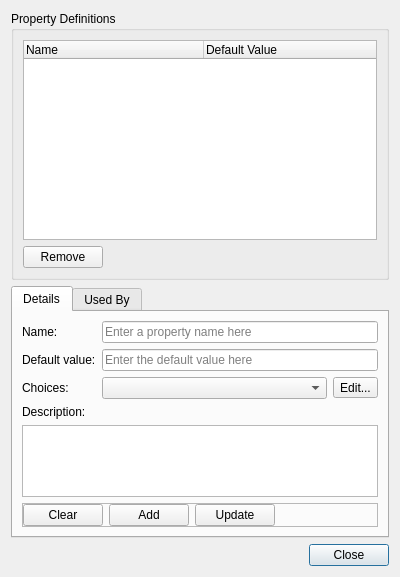
<?xml version="1.0" encoding="UTF-8"?>
<ui version="4.0">
 <class>PropertyDefinitionsDialog</class>
 <widget class="QDialog" name="PropertyDefinitionsDialog">
  <property name="geometry">
   <rect>
    <x>0</x>
    <y>0</y>
    <width>400</width>
    <height>567</height>
   </rect>
  </property>
  <property name="windowTitle">
   <string>Property Definitions</string>
  </property>
  <layout class="QVBoxLayout" name="verticalLayout_2">
   <item>
    <widget class="QGroupBox" name="groupBox">
     <property name="title">
      <string>Property Definitions</string>
     </property>
     <layout class="QVBoxLayout" name="verticalLayout">
      <item>
       <widget class="QTreeWidget" name="definitionsList">
        <property name="minimumSize">
         <size>
          <width>0</width>
          <height>200</height>
         </size>
        </property>
        <property name="selectionMode">
         <enum>QAbstractItemView::SingleSelection</enum>
        </property>
        <property name="selectionBehavior">
         <enum>QAbstractItemView::SelectRows</enum>
        </property>
        <property name="indentation">
         <number>0</number>
        </property>
        <attribute name="headerDefaultSectionSize">
         <number>180</number>
        </attribute>
        <column>
         <property name="text">
          <string>Name</string>
         </property>
        </column>
        <column>
         <property name="text">
          <string>Default Value</string>
         </property>
        </column>
       </widget>
      </item>
      <item>
       <widget class="QFrame" name="frame">
        <property name="frameShape">
         <enum>QFrame::NoFrame</enum>
        </property>
        <property name="frameShadow">
         <enum>QFrame::Raised</enum>
        </property>
        <layout class="QHBoxLayout" name="horizontalLayout">
         <property name="leftMargin">
          <number>0</number>
         </property>
         <property name="topMargin">
          <number>0</number>
         </property>
         <property name="rightMargin">
          <number>0</number>
         </property>
         <property name="bottomMargin">
          <number>0</number>
         </property>
         <item>
          <widget class="QPushButton" name="removeDefButton">
           <property name="text">
            <string>Remove</string>
           </property>
           <property name="autoDefault">
            <bool>false</bool>
           </property>
          </widget>
         </item>
         <item>
          <spacer name="horizontalSpacer">
           <property name="orientation">
            <enum>Qt::Horizontal</enum>
           </property>
           <property name="sizeHint" stdset="0">
            <size>
             <width>40</width>
             <height>20</height>
            </size>
           </property>
          </spacer>
         </item>
        </layout>
       </widget>
      </item>
     </layout>
    </widget>
   </item>
   <item>
    <widget class="QTabWidget" name="tabWidget_2">
     <property name="currentIndex">
      <number>0</number>
     </property>
     <widget class="QWidget" name="tab1">
      <attribute name="title">
       <string>Details</string>
      </attribute>
      <layout class="QFormLayout" name="formLayout">
       <property name="fieldGrowthPolicy">
        <enum>QFormLayout::AllNonFixedFieldsGrow</enum>
       </property>
       <item row="0" column="0">
        <widget class="QLabel" name="label">
         <property name="text">
          <string>Name:</string>
         </property>
        </widget>
       </item>
       <item row="0" column="1">
        <widget class="QLineEdit" name="defNameEdit">
         <property name="placeholderText">
          <string>Enter a property name here</string>
         </property>
        </widget>
       </item>
       <item row="1" column="0">
        <widget class="QLabel" name="label_2">
         <property name="text">
          <string>Default value:</string>
         </property>
        </widget>
       </item>
       <item row="1" column="1">
        <widget class="QLineEdit" name="defDefaultEdit">
         <property name="placeholderText">
          <string>Enter the default value here</string>
         </property>
        </widget>
       </item>
       <item row="4" column="0">
        <widget class="QLabel" name="label_3">
         <property name="text">
          <string>Description:</string>
         </property>
        </widget>
       </item>
       <item row="6" column="0" colspan="2">
        <widget class="QFrame" name="frame_2">
         <property name="minimumSize">
          <size>
           <width>0</width>
           <height>0</height>
          </size>
         </property>
         <property name="frameShape">
          <enum>QFrame::StyledPanel</enum>
         </property>
         <property name="frameShadow">
          <enum>QFrame::Raised</enum>
         </property>
         <layout class="QHBoxLayout" name="horizontalLayout_2">
          <property name="leftMargin">
           <number>0</number>
          </property>
          <property name="topMargin">
           <number>0</number>
          </property>
          <property name="rightMargin">
           <number>0</number>
          </property>
          <property name="bottomMargin">
           <number>0</number>
          </property>
          <item>
           <widget class="QPushButton" name="clearDefButton">
            <property name="text">
             <string>Clear</string>
            </property>
            <property name="autoDefault">
             <bool>false</bool>
            </property>
           </widget>
          </item>
          <item>
           <widget class="QPushButton" name="addDefButton">
            <property name="text">
             <string>Add</string>
            </property>
            <property name="autoDefault">
             <bool>false</bool>
            </property>
           </widget>
          </item>
          <item>
           <widget class="QPushButton" name="updateDefButton">
            <property name="text">
             <string>Update</string>
            </property>
            <property name="autoDefault">
             <bool>false</bool>
            </property>
           </widget>
          </item>
          <item>
           <spacer name="horizontalSpacer_2">
            <property name="orientation">
             <enum>Qt::Horizontal</enum>
            </property>
            <property name="sizeHint" stdset="0">
             <size>
              <width>40</width>
              <height>20</height>
             </size>
            </property>
           </spacer>
          </item>
         </layout>
        </widget>
       </item>
       <item row="5" column="0" colspan="2">
        <widget class="QPlainTextEdit" name="defDescEdit">
         <property name="maximumSize">
          <size>
           <width>16777215</width>
           <height>72</height>
          </size>
         </property>
         <property name="tabChangesFocus">
          <bool>true</bool>
         </property>
        </widget>
       </item>
       <item row="2" column="0">
        <widget class="QLabel" name="label_4">
         <property name="text">
          <string>Choices:</string>
         </property>
        </widget>
       </item>
       <item row="2" column="1">
        <layout class="QHBoxLayout" name="horizontalLayout_3">
         <item>
          <widget class="QComboBox" name="enumCombo"/>
         </item>
         <item>
          <widget class="QToolButton" name="enumEdit">
           <property name="text">
            <string>Edit...</string>
           </property>
          </widget>
         </item>
        </layout>
       </item>
      </layout>
     </widget>
     <widget class="QWidget" name="tab2">
      <attribute name="title">
       <string>Used By</string>
      </attribute>
      <layout class="QVBoxLayout" name="verticalLayout_3">
       <item>
        <widget class="QTreeView" name="usageView"/>
       </item>
      </layout>
     </widget>
    </widget>
   </item>
   <item>
    <widget class="QDialogButtonBox" name="buttonBox">
     <property name="orientation">
      <enum>Qt::Horizontal</enum>
     </property>
     <property name="standardButtons">
      <set>QDialogButtonBox::Close</set>
     </property>
    </widget>
   </item>
  </layout>
 </widget>
 <tabstops>
  <tabstop>buttonBox</tabstop>
  <tabstop>definitionsList</tabstop>
  <tabstop>removeDefButton</tabstop>
  <tabstop>tabWidget_2</tabstop>
  <tabstop>defNameEdit</tabstop>
  <tabstop>defDefaultEdit</tabstop>
  <tabstop>defDescEdit</tabstop>
  <tabstop>clearDefButton</tabstop>
  <tabstop>addDefButton</tabstop>
  <tabstop>updateDefButton</tabstop>
  <tabstop>usageView</tabstop>
 </tabstops>
 <resources/>
 <connections>
  <connection>
   <sender>buttonBox</sender>
   <signal>accepted()</signal>
   <receiver>PropertyDefinitionsDialog</receiver>
   <slot>accept()</slot>
   <hints>
    <hint type="sourcelabel">
     <x>248</x>
     <y>254</y>
    </hint>
    <hint type="destinationlabel">
     <x>157</x>
     <y>274</y>
    </hint>
   </hints>
  </connection>
  <connection>
   <sender>buttonBox</sender>
   <signal>rejected()</signal>
   <receiver>PropertyDefinitionsDialog</receiver>
   <slot>reject()</slot>
   <hints>
    <hint type="sourcelabel">
     <x>316</x>
     <y>260</y>
    </hint>
    <hint type="destinationlabel">
     <x>286</x>
     <y>274</y>
    </hint>
   </hints>
  </connection>
 </connections>
</ui>
